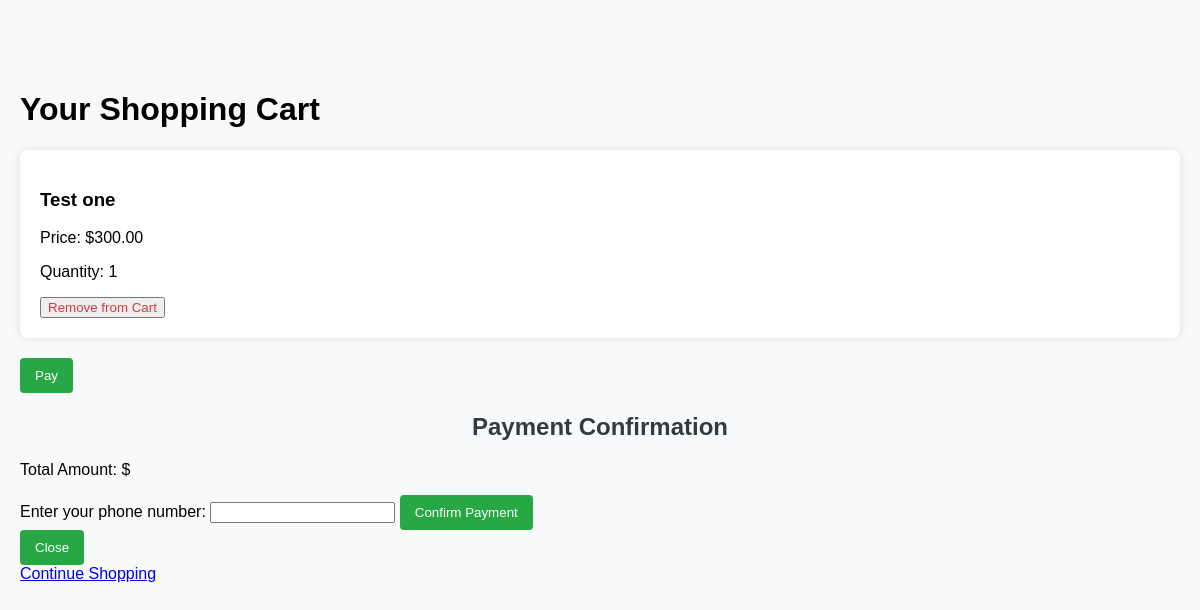
The page /viewcart/ (signed in) on the database its author committed.
### first/models.py (models this page shows, shortened)
class FirstCart(models.Model):
    user = models.ForeignKey(User, on_delete=models.CASCADE)
    product = models.ForeignKey(Product, on_delete=models.CASCADE)
    quantity = models.PositiveIntegerField(default=1)

class Product(models.Model):
    category = models.ForeignKey(Category, on_delete=models.CASCADE)
    subcategory = models.ForeignKey(SubCategory, on_delete=models.CASCADE)
    title = models.CharField(max_length=255)
    price = models.DecimalField(max_digits=10, decimal_places=2)
    brand = models.CharField(max_length=255)
    description = models.TextField()
    main_image = models.ImageField(upload_to='product_images/main/')
    image1 = models.ImageField(upload_to='product_images/reference/', blank=True, null=True)
    image2 = models.ImageField(upload_to='product_images/reference/', blank=True, null=True)
    available_colors = models.CharField(max_length=255)
    material = models.CharField(max_length=255)
    color = models.CharField(max_length=255)
    neckline = models.CharField(max_length=255)
    closure = models.CharField(max_length=255)
    design = models.CharField(max_length=255)
    special_features = models.TextField()
    care_instructions = models.TextField()
    rating = models.DecimalField(max_digits=3, decimal_places=2, default=0.0)
    likes = models.ManyToManyField(User, through=Like, related_name='liked_products')
    comments = models.ManyToManyField(User, through=Comment, related_name='commented_products')

### first/views.py (the view)
# urls.py: path('viewcart/', views.viewcart, name='viewcart'),
@login_required(login_url='/login')
def viewcart(request):
    user_cart_items = FirstCart.objects.filter(user=request.user)
    return render(request, 'viewcart.html', {'user_cart_items': user_cart_items})

### templates/viewcart.html (shortened to what this page needs)
{% load static %}
<!DOCTYPE html>
<html lang="en">
<head>
    <link rel="stylesheet" href="{% static 'css/cart.css' %}">
</head>
<body>
    <div class="container">
        <h1>Your Shopping Cart</h1>
             {% if user_cart_items %}
            <form method="post" action="{% url 'first:remove_from_cart' %}">
                {% for cart_item in user_cart_items %}
                    <div class="cart-item">
                        <h3>{{ cart_item.product.title }}</h3>
                        <p>Price: ${{ cart_item.product.price }}</p>
                        <p>Quantity: {{ cart_item.quantity }}</p>
                        <button type="submit" name="remove_from_cart_button" class="cart-item-remove">Remove from Cart</button>
                    </div>
                {% endfor %}
            </form>
            <button onclick="openPayModal()" class="checkout-button">Pay</button>
            <div id="payModal" class="modal">
                <div class="modal-content">
                    {% include 'pay.html' %}
                    <button onclick="closePayModal()" class="checkout-button">Close</button>
                </div>
            </div>
        {% else %}
            <p>Your cart is empty.</p>
        {% endif %}
        <a href="{% url 'first:shop' %}" class="continue-shopping-link">Continue Shopping</a>
    </div>
</body>
</html>

### static/css/cart.css (style rules this page uses)
body { font-family: 'Arial', sans-serif; background-color: #f8f9fa; margin: 0; padding: 0; }
.container { max-width: 1200px; margin: 50px auto; padding: 20px; }
.cart-item { background-color: #fff; margin-bottom: 20px; padding: 20px; border-radius: 8px; box-shadow: 0 0 10px rgba(0, 0, 0, 0.1); }
.cart-item-remove { color: #dc3545; cursor: pointer; }
.checkout-button { background-color: #28a745; color: #fff; padding: 10px 15px; border: none; border-radius: 4px; cursor: pointer; }

### rows shown on the page
FirstCart: product "Test one", product.price "300.00", quantity "1"
